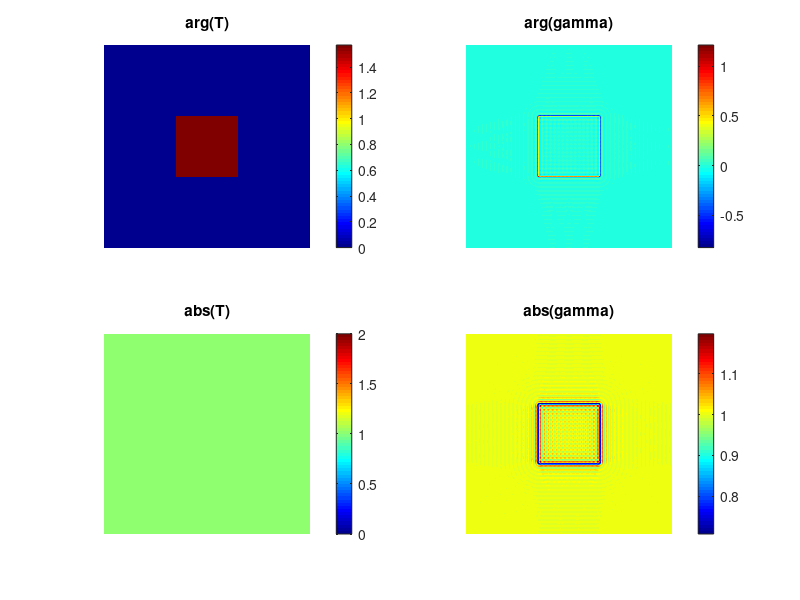
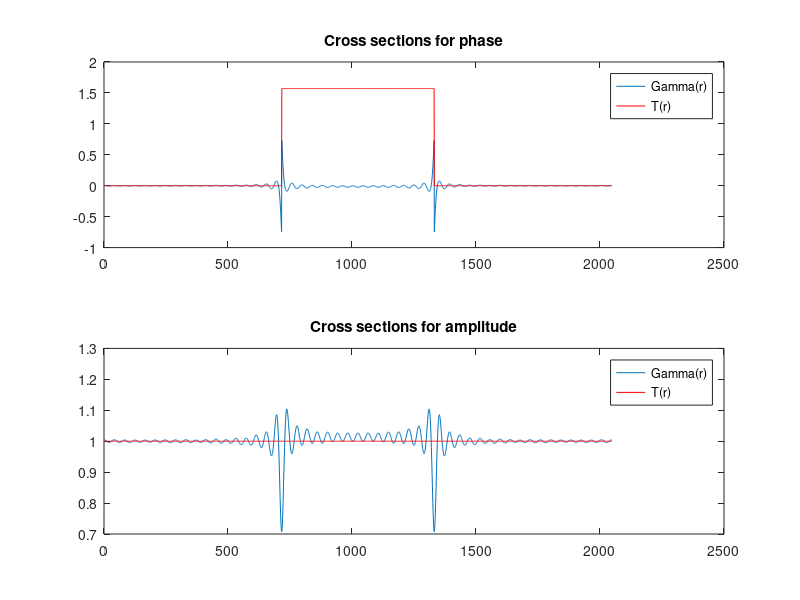

Here is the MATLAB script that generated these plots, in order: (Note: this script raises an error after producing the figures.)

    clc;
    close all;
    clear all;
    %Step1; Create a phantom objects
    Nx = 2048;
    nrows = Nx;
    ncols = Nx;  
    
    %Step 2: compute the true formula T*(T v H)*
    htype = 'lp';
    
     switch (htype)
        case {'gaussian'} %A gaussian filter
                    bw = 30; %Bandwidth parameter
                    h=fspecial('gaussian',[round(4*bw)+1 round(4*bw)+1],bw); %Transfer function of the low-pass filter...
                    %Fourier transform the filter
                    h1 = zeros(nrows,ncols);
                    h1(1:size(h,1),1:size(h,2))=h;
                    kernel_size=size(h,1);
                    h1 = circshift(h1,[-round((kernel_size-1)/2) -round((kernel_size-1)/2)]);
                    hf = fft2(h1);
 
        case {'lp'} %Bandpass filter
                    lp_bw = 50;%Bandwidth of the low pass filter in the frequency domain. The smaller it is, the more coherent the field will be 
                    hf = zeros(nrows,ncols);
                    [x,y]=meshgrid(linspace(-ncols/2,ncols/2-1,ncols),linspace(-nrows/2,nrows/2-1,nrows));
                    mask = sqrt(x.^2+y.^2)<lp_bw; %
                    hf(mask)=1;
                    hf = fftshift(hf);
    end
       
   
    
    
    datasource = 1;
    if (datasource==1) %Generate simulation data
        phi = pi/2;
        amplitude = ones(nrows,ncols);
        phase = zeros(nrows,ncols);
        phase(round(nrows*0.35:nrows*0.65),round(ncols*0.35:ncols*0.65))=phi;
        amplitude(round(nrows*0.25:nrows*0.75),round(ncols*0.25:ncols*0.75))=1;
        T= amplitude.*exp(i*phase);
        nrows = size(T,1);
        ncols = size(T,2);
        x_arr = 1:ncols;
        y_arr = 1:nrows;
        [xx,yy]=meshgrid(x_arr,y_arr);
        slope = 0.000;
        phi_lin =exp(i*xx*slope);
        T = T.*phi_lin;
        Tf = fft2(T);
        loTf = Tf.*hf;
        loT = ifft2(loTf); 
        gamma=T.*conj(loT); %Generate simulation data for Gamma
        figure(1);colormap jet;
        subplot(221);imagesc(angle(T));axis off;colorbar;title('arg(T)');
        subplot(222);imagesc(angle(gamma));axis off;colorbar;title('arg(gamma)');
        subplot(223);imagesc(abs(T));axis off;colorbar;title('abs(T)');
        subplot(224);imagesc(abs(gamma));axis off;colorbar;title('abs(gamma)');drawnow;
        %Display the cross-section of the image
        mcs=angle(gamma(round((nrows+1)/2),:));%Get cross-section of the measurement
        cs = angle(T(round((nrows+1)/2),:));
        amp = abs(T(round((nrows+1)/2),:));%Amplitude of the T
        mamp = abs(gamma(round((nrows+1)/2),:));%Amplitude of the T
   
        figure(2);
        subplot(211);plot(mcs);hold on;plot(cs,'r');hold on;title('Cross sections for phase');
        legend('Gamma(r)','T(r)');drawnow;
        subplot(212);plot(mamp);hold on;plot(amp,'r');hold on;title('Cross sections for amplitude');
        legend('Gamma(r)','T(r)');drawnow;
    end
    if (gpuDeviceCount()==0)
        gpu_compute_en = 1; %if there is no gpu, compute the result on cpu instead
    end
    gpu_compute_en = 1;
    
    method = 'relax'; %Choose between the two: 'relax','cg','nlcg'
    
    %Parameter definitions
    params.niter = 1000; %Number of iterations needed
    params.lambda = 10;
    params.tv_weight = 20;
    params.tol = 1e-5; %Tolerance for the solver to stop
    params.method = 'relax';%Choose between 'relax'/'cg'/'nlcf'
    params.smartinit = 1;
    %Operator definitions
    F = FFT2(Nx); %Fourier transform operator
    
    smartinit = 0; 
    if (gpu_compute_en==0)
        [gk,tk] = estimate_gt(gamma,hf,params);
    else %Compute gk and tk on gpu
        d = gpuDevice();
        reset(d); %Reset the device and clear its memmory
        [gk,tk] = estimate_gt_gpu(gamma,hf,params);
    end
    disp('Done with solving the inverse problem....');
    